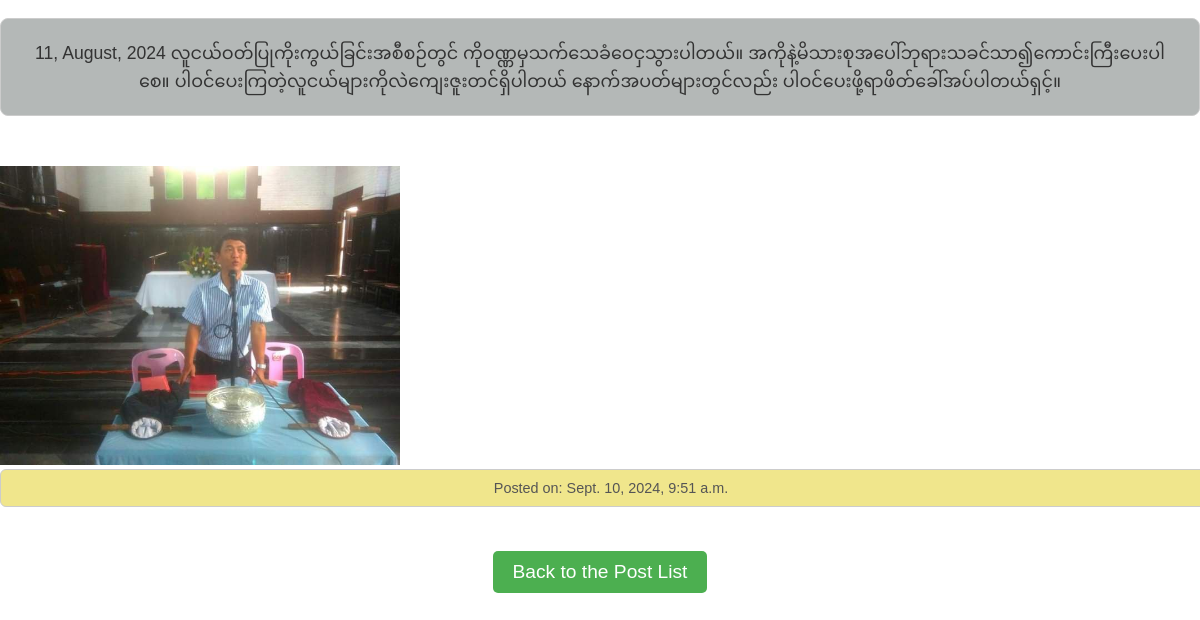
Screenshot of /post/12/ with the database file from the repository.
### myapp/models.py (models this page shows, shortened)
class Post(models.Model):
    content = models.TextField()
    created_at = models.DateTimeField(auto_now_add=True)

class PostImage(models.Model):
    post = models.ForeignKey(Post, related_name='images', on_delete=models.CASCADE)
    image = models.ImageField(upload_to='post_images/')

### myapp/views.py (the view)
# urls.py: path('post/<int:id>/', views.post_detail, name='post_detail'),
def post_detail(request, id):
    post = get_object_or_404(Post, id=id)
    return render(request, 'myapp/post_detail.html', {'post': post})

### myapp/templates/myapp/post_detail.html (shortened to what this page needs)
<!DOCTYPE html>
<html lang="en">
<head>
    {% load static %}
    <link rel="stylesheet" href="{% static 'style.css' %}">
    <link rel="stylesheet" href="https://cdnjs.cloudflare.com/ajax/libs/fancybox/3.5.7/jquery.fancybox.min.css">
</head>
<body>
    <div class="container">
        <div class="post-container">
            <p>{{ post.content }}</p>
        </div>
        {% if post.images.all %}
            <div class="post-images">
                {% for image in post.images.all %}
                    <a href="{{ image.image.url }}" data-fancybox="gallery" data-caption="{{ image.image.description }}">
                        <img src="{{ image.image.url }}" alt="Post Image" style="width:400px;height:auto;">
                    </a>
                {% endfor %}
            </div>
        {% endif %}
        <div class="post-date">Posted on: {{ post.created_at }}</div>
        <div class="centered-button">
            <a href="{% url 'post_list' %}" class="button-link">Back to the Post List</a>
        </div>
</body>
</html>

### static/style.css (style rules this page uses)
body { background-color: white; color: black; font-family: Arial, sans-serif; margin: 0; padding: 0; }
p { font-size: 1em; color: black; margin-top: 1em; margin-bottom: 1em; text-align: center; line-height: 1.6; }
a { color: black; text-decoration: none; }
img { max-width: 100%; height: auto; margin-top: 30px; }
.post-container p { background-color: #b4b8b7 !important; padding: 20px !important; border: 1px solid #ccc !important; border-radius: 8px !important; margin-bottom: 20px !important; color: #333 !important; font-size: 1.1em !important; line-height: 1.6 !important; }
.post-date { background-color: #f0e68c !important; padding: 10px !important; border: 1px solid #ccc !important; border-radius: 6px !important; color: #555 !important; font-size: 0.9em !important; margin-bottom: 15px !important; text-align: center !important; width: 100% !important; }
.centered-button { display: flex; justify-content: center; align-items: center; height: 100px; }
.button-link { background-color: #4CAF50 !important; color: white !important; padding: 10px 20px !important; text-align: center !important; text-decoration: none !important; border-radius: 5px !important; font-size: 1.2em !important; }

### rows the page displays
Post: content "11, August, 2024 လူငယ်ဝတ်ပြုကိုးကွယ်ခြင်းအစီစဉ်တွင် ကိုဝဏ္ဏမှသက်သေခံဝေငှသွားပါတယ်။ အကိုနဲ့မိသားစုအပေါ်ဘုရားသခင်သာ၍ကောင်းကြီးပေးပါစေ။ ပါဝင်ပေးကြတဲ့လူငယ်များကိုလဲကျေးဇူးတင်ရှိပါတယ် နောက်အပတ်များတွင်လည်း ပါဝင်ပေးဖို့ရာဖိတ်ခေါ်အပ်ပါတယ်ရှင့်။", created_at "Sept. 10, 2024, 9:51 a.m."
PostImage: image (picture)
